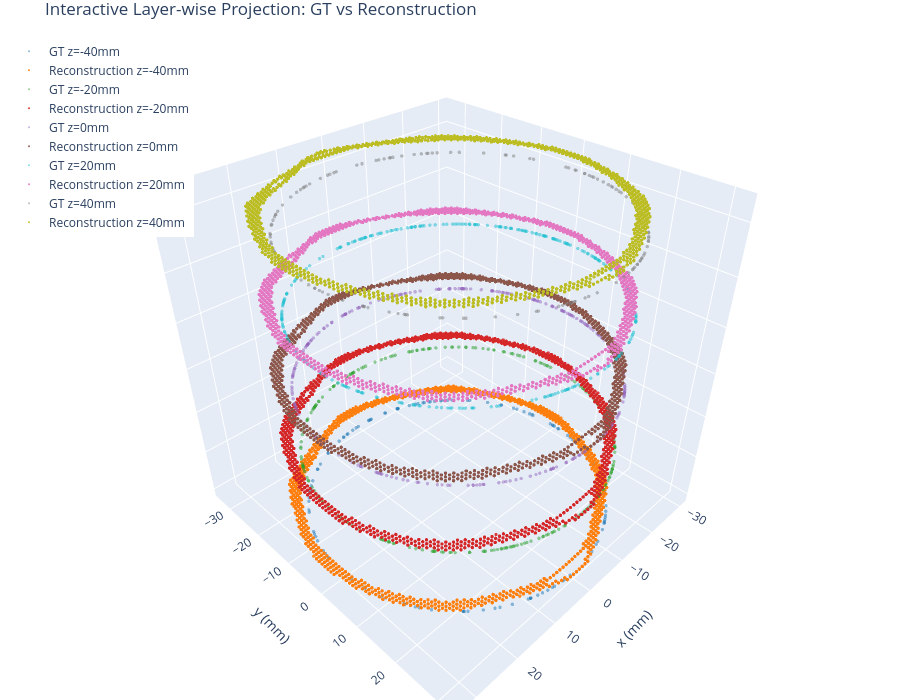

Notebook cell for this chart:
### Code cell
import numpy as np
import plotly.graph_objects as go

# Parameters
z_layers_target = [-4, -2, 0, 2, 4]
layer_thickness = 1.0
z_base = 0
z_gap = 15
recon_offset = 3  # vertical offset within each pair

# Define color pairs (GT, Recon) for each layer
color_pairs = [
    ("#1f77b4", "#ff7f0e"),  # blue / orange
    ("#2ca02c", "#d62728"),  # green / red
    ("#9467bd", "#8c564b"),  # purple / brown
    ("#17becf", "#e377c2"),  # cyan / pink
    ("#7f7f7f", "#bcbd22")   # gray / olive
]

# Create figure
fig = go.Figure()

for i, z_center in enumerate(z_layers_target):
    z_min = z_center - layer_thickness / 2
    z_max = z_center + layer_thickness / 2
    layer_z_base = z_base + i * z_gap
    gt_color, recon_color = color_pairs[i]

    # GT projection
    gt_layer = gt_pts[(gt_pts[:, 2] >= z_min) & (gt_pts[:, 2] < z_max)]
    if len(gt_layer) > 0:
        fig.add_trace(go.Scatter3d(
            x=gt_layer[:, 0],
            y=gt_layer[:, 1],
            z=np.ones(len(gt_layer)) * layer_z_base,
            mode='markers',
            marker=dict(size=2, color=gt_color, opacity=0.5),
            name=f"GT z={z_center*10}mm"
        ))

    # Reconstruction projection
    recon_layer = recon_pts[(recon_pts[:, 2] >= z_min) & (recon_pts[:, 2] < z_max)]
    if len(recon_layer) > 0:
        fig.add_trace(go.Scatter3d(
            x=recon_layer[:, 0],
            y=recon_layer[:, 1],
            z=np.ones(len(recon_layer)) * (layer_z_base + recon_offset),
            mode='markers',
            marker=dict(size=2, color=recon_color, opacity=0.9),
            name=f"Reconstruction z={z_center*10}mm"
        ))

# Customize layout
fig.update_layout(
    scene=dict(
        xaxis_title='x (mm)',
        yaxis_title='y (mm)',
        zaxis_title='',
        zaxis=dict(showticklabels=False),
    ),
    title="Interactive Layer-wise Projection: GT vs Reconstruction",
    legend=dict(x=0.01, y=0.99),
    margin=dict(l=0, r=0, b=0, t=30),
    height=700
)

fig.show()

### Figure 1 — Plotly figure (JSON) as saved in the notebook; plotly's stock layout.template omitted (floating-point values rounded to 4 significant figures; data arrays with more than 128 entries replaced by an {"elided": "..."} marker saying what was removed)
{"data": [{"marker": {"color": "#1f77b4", "opacity": 0.5, "size": 2}, "mode": "markers", "name": "GT z=-40mm", "x": [29.67, -13.92, -29.99, 24.8, -9.273, 28.18, 16.22, -29.54, 5.579, 5.829, -29.38, 20.6, -1.757, 16.3, -2.461, 27.68, 6.671, 28.57, 19.16, 29.41, -14.56, 2.763, -9.451, -24.63, 28.25, -30.0, 20.31, 10.59, -15.24, -29.99, -13.92, 10.18, 15.45, -15.15, -25.74, -12.13, 17.93, 26.88, -20.93, 7.784, -29.61, -9.042, -29.9, -26.08, 20.96, -19.68, 1.164, -27.26, -15.69, -14.99, 4.54, 11.62, -29.18, 14.92, -6.145, -16.21, -27.29, -12.03, 7.449, 4.789, -2.292, 20.48, 21.19, 2.969, 29.89, -26.1, -17.31, 21.74, 29.47, -6.228, -19.22, -9.309, 28.52, -18.45, 11.6, 25.86, 10.15, 20.65, -6.27, -29.14, -28.83, -18.66, 13.43, 29.31, -14.11, -29.56, 5.117, 1.882, 24.28, 22.68, 29.47, -28.65, 5.969, -17.86, 20.02, -29.92, -20.46, -1.939, -27.3, 8.76, -23.33, -29.98, -28.57, -9.152, 16.35, -13.35, -16.57, -28.29, 25.14, 26.8, -8.264, 29.7, -28.39, 1.257, -20.52, 3.159, -23.04, -16.45, -29.45, 27.91, 23.37, -23.0, -22.29, 10.12, -13.68, 25.5], "y": [-4.431, -26.58, 0.6994, -16.89, -28.53, -10.3, 25.24, 5.213, 29.48, -29.43, 6.056, 21.81, -29.95, -25.18, -29.9, -11.58, 29.25, -9.162, -23.08, 5.897, 26.23, 29.87, -28.47, 17.12, 10.08, -0.06556, -22.08, 28.07, -25.84, 0.575, 26.58, 28.22, 25.71, 25.9, -15.41, 27.44, 24.05, 13.32, 21.49, 28.97, -4.831, 28.6, 2.386, 14.83, -21.46, -22.64, 29.98, -12.52, 25.57, -25.99, -29.65, -27.66, 6.965, -26.02, -29.36, -25.24, -12.47, -27.48, -29.06, -29.62, -29.91, 21.92, -21.24, -29.85, 2.609, 14.8, -24.5, -20.67, 5.636, 29.35, -23.04, -28.52, 9.31, -23.66, -27.67, 15.21, 28.23, 21.76, -29.34, -7.13, 8.302, -23.49, 26.82, -6.408, 26.48, -5.111, 29.56, -29.94, 17.62, -19.63, -5.635, -8.91, -29.4, 24.1, 22.35, 2.168, 21.94, -29.94, 12.43, 28.69, -18.86, 1.117, 9.146, -28.57, -25.15, -26.87, 25.01, 9.994, -16.36, 13.48, 28.84, -4.198, -9.695, -29.97, -21.89, 29.83, 19.21, -25.09, -5.726, -11.01, -18.81, -19.26, 20.08, 28.24, 26.7, 15.81], "z": [0.0, 0.0, 0.0, 0.0, 0.0, 0.0, 0.0, 0.0, 0.0, 0.0, 0.0, 0.0, 0.0, 0.0, 0.0, 0.0, 0.0, 0.0, 0.0, 0.0, 0.0, 0.0, 0.0, 0.0, 0.0, 0.0, 0.0, 0.0, 0.0, 0.0, 0.0, 0.0, 0.0, 0.0, 0.0, 0.0, 0.0, 0.0, 0.0, 0.0, 0.0, 0.0, 0.0, 0.0, 0.0, 0.0, 0.0, 0.0, 0.0, 0.0, 0.0, 0.0, 0.0, 0.0, 0.0, 0.0, 0.0, 0.0, 0.0, 0.0, 0.0, 0.0, 0.0, 0.0, 0.0, 0.0, 0.0, 0.0, 0.0, 0.0, 0.0, 0.0, 0.0, 0.0, 0.0, 0.0, 0.0, 0.0, 0.0, 0.0, 0.0, 0.0, 0.0, 0.0, 0.0, 0.0, 0.0, 0.0, 0.0, 0.0, 0.0, 0.0, 0.0, 0.0, 0.0, 0.0, 0.0, 0.0, 0.0, 0.0, 0.0, 0.0, 0.0, 0.0, 0.0, 0.0, 0.0, 0.0, 0.0, 0.0, 0.0, 0.0, 0.0, 0.0, 0.0, 0.0, 0.0, 0.0, 0.0, 0.0, 0.0, 0.0, 0.0, 0.0, 0.0, 0.0], "type": "scatter3d"}, {"marker": {"color": "#ff7f0e", "opacity": 0.9, "size": 2}, "mode": "markers", "name": "Reconstruction z=-40mm", "x": {"elided": "3396 float values"}, "y": {"elided": "3396 float values"}, "z": {"elided": "3396 float values"}, "type": "scatter3d"}, {"marker": {"color": "#2ca02c", "opacity": 0.5, "size": 2}, "mode": "markers", "name": "GT z=-20mm", "x": {"elided": "248 float values"}, "y": {"elided": "248 float values"}, "z": {"elided": "248 float values"}, "type": "scatter3d"}, {"marker": {"color": "#d62728", "opacity": 0.9, "size": 2}, "mode": "markers", "name": "Reconstruction z=-20mm", "x": {"elided": "3582 float values"}, "y": {"elided": "3582 float values"}, "z": {"elided": "3582 float values"}, "type": "scatter3d"}, {"marker": {"color": "#9467bd", "opacity": 0.5, "size": 2}, "mode": "markers", "name": "GT z=0mm", "x": {"elided": "256 float values"}, "y": {"elided": "256 float values"}, "z": {"elided": "256 float values"}, "type": "scatter3d"}, {"marker": {"color": "#8c564b", "opacity": 0.9, "size": 2}, "mode": "markers", "name": "Reconstruction z=0mm", "x": {"elided": "3492 float values"}, "y": {"elided": "3492 float values"}, "z": {"elided": "3492 float values"}, "type": "scatter3d"}, {"marker": {"color": "#17becf", "opacity": 0.5, "size": 2}, "mode": "markers", "name": "GT z=20mm", "x": {"elided": "266 float values"}, "y": {"elided": "266 float values"}, "z": {"elided": "266 float values"}, "type": "scatter3d"}, {"marker": {"color": "#e377c2", "opacity": 0.9, "size": 2}, "mode": "markers", "name": "Reconstruction z=20mm", "x": {"elided": "3671 float values"}, "y": {"elided": "3671 float values"}, "z": {"elided": "3671 float values"}, "type": "scatter3d"}, {"marker": {"color": "#7f7f7f", "opacity": 0.5, "size": 2}, "mode": "markers", "name": "GT z=40mm", "x": {"elided": "136 float values"}, "y": {"elided": "136 float values"}, "z": {"elided": "136 float values"}, "type": "scatter3d"}, {"marker": {"color": "#bcbd22", "opacity": 0.9, "size": 2}, "mode": "markers", "name": "Reconstruction z=40mm", "x": {"elided": "3322 float values"}, "y": {"elided": "3322 float values"}, "z": {"elided": "3322 float values"}, "type": "scatter3d"}], "layout": {"scene": {"zaxis": {"title": {"text": ""}, "showticklabels": false}, "xaxis": {"title": {"text": "x (mm)"}}, "yaxis": {"title": {"text": "y (mm)"}}}, "legend": {"x": 0.01, "y": 0.99}, "margin": {"l": 0, "r": 0, "b": 0, "t": 30}, "title": {"text": "Interactive Layer-wise Projection: GT vs Reconstruction"}, "height": 700}}
